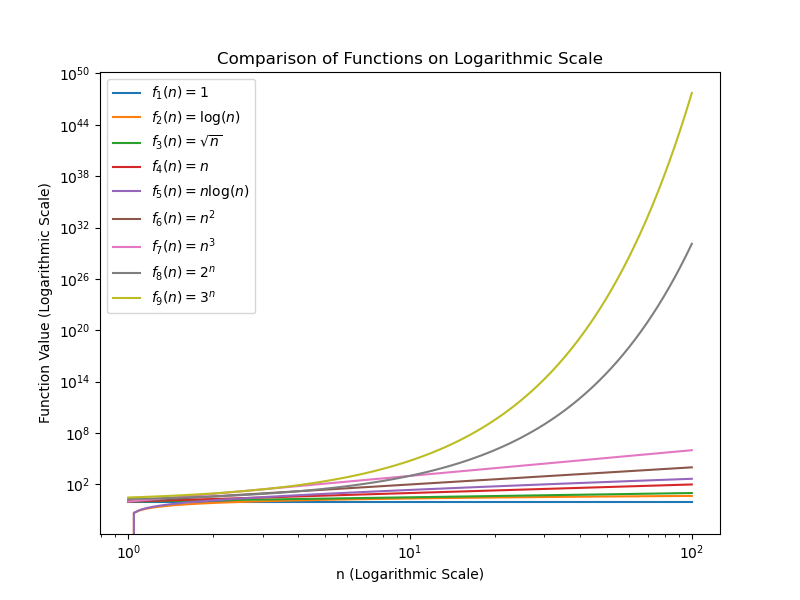

Python code for this plot:
import matplotlib.pyplot as plt
import numpy as np
from scipy.special import factorial
from matplotlib.ticker import FuncFormatter

# Define the functions
def f1(n): return np.ones_like(n)
def f2(n): return np.log(n)
def f3(n): return np.sqrt(n)
def f4(n): return n
def f5(n): return n * np.log(n)
def f6(n): return n**2
def f7(n): return n**3
def f8(n): return 2**n
def f9(n): return 3**n
def f10(n): return factorial(n)

# Create a range of values for n
n_values = np.logspace(0, 2, base=10, num=100)

# Calculate the results for each function over the range of n values
f1_values = f1(n_values)
f2_values = f2(n_values)
f3_values = f3(n_values)
f4_values = f4(n_values)
f5_values = f5(n_values)
f6_values = f6(n_values)
f7_values = f7(n_values)
f8_values = f8(n_values)
f9_values = f9(n_values)
f10_values = f10(n_values)

# Create the plot with logarithmic axes
plt.figure(figsize=(8, 6))
plt.loglog(n_values, f1_values, label=r'$f_1(n)=1$')
plt.loglog(n_values, f2_values, label=r'$f_2(n)=\log(n)$')
plt.loglog(n_values, f3_values, label=r'$f_3(n)=\sqrt{n}$')
plt.loglog(n_values, f4_values, label=r'$f_4(n)=n$')
plt.loglog(n_values, f5_values, label=r'$f_5(n)=n\log(n)$')
plt.loglog(n_values, f6_values, label=r'$f_6(n)=n^2$')
plt.loglog(n_values, f7_values, label=r'$f_7(n)=n^3$')
plt.loglog(n_values, f8_values, label=r'$f_8(n)=2^n$')
plt.loglog(n_values, f9_values, label=r'$f_9(n)=3^n$')
# plt.loglog(n_values, f10_values, label=r'$f_{10}(n)=n!$')

# Add a legend to the plot
plt.legend()

# Set the title and axis labels
plt.title('Comparison of Functions on Logarithmic Scale')
plt.xlabel('n (Logarithmic Scale)')
plt.ylabel('Function Value (Logarithmic Scale)')

# Display the plot
plt.show()
